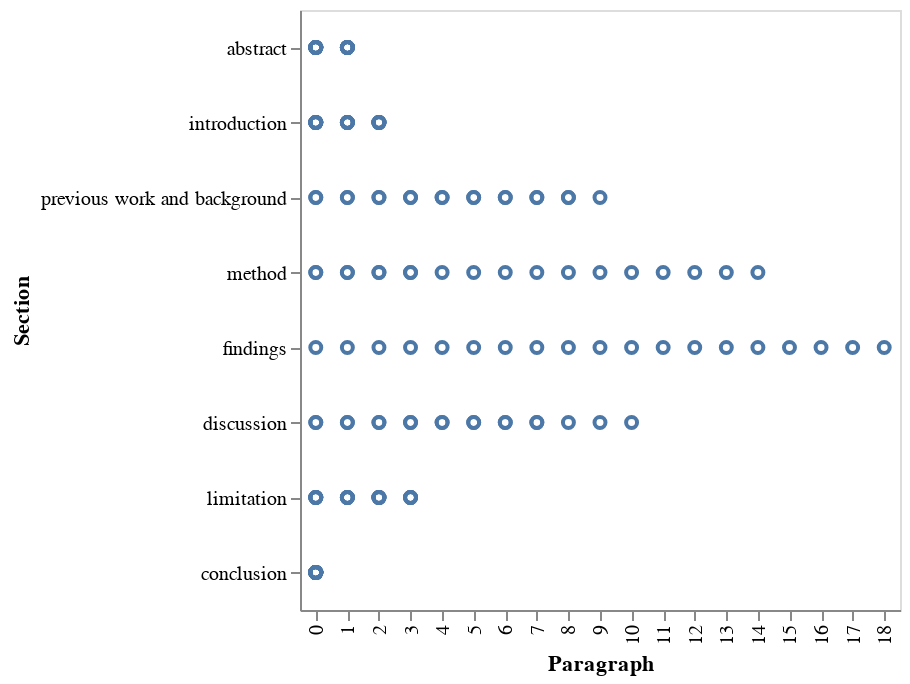

This figure's notebook cell:
### Code cell
alt.Chart(long_form_distributed_mentoring).mark_point(opacity=1).encode(
    x='Paragraph:N',
    y=alt.Y('Section:N', sort=list(OrderedDict.fromkeys(long_form_distributed_mentoring['Section'])))
).properties(
    width=300,
    height=300
)

### Figure 1 — Vega-Lite specification as saved in the notebook (floating-point values rounded to 4 significant figures; data arrays with more than 128 entries replaced by an {"elided": "..."} marker saying what was removed)
{"config": {"view": {"continuousWidth": 400, "continuousHeight": 300}}, "data": {"name": "data-d9ef1983f75ca859fabe4cd82ec6c84f"}, "mark": {"type": "point", "opacity": 1}, "encoding": {"x": {"type": "nominal", "field": "Paragraph"}, "y": {"type": "nominal", "field": "Section", "sort": ["abstract", "introduction", "previous work and background", "method", "findings", "discussion", "limitation", "conclusion"]}}, "height": 300, "width": 300, "$schema": "https://vega.github.io/schema/vega-lite/v4.8.1.json", "datasets": {"data-d9ef1983f75ca859fabe4cd82ec6c84f": {"elided": "152 records"}}}
